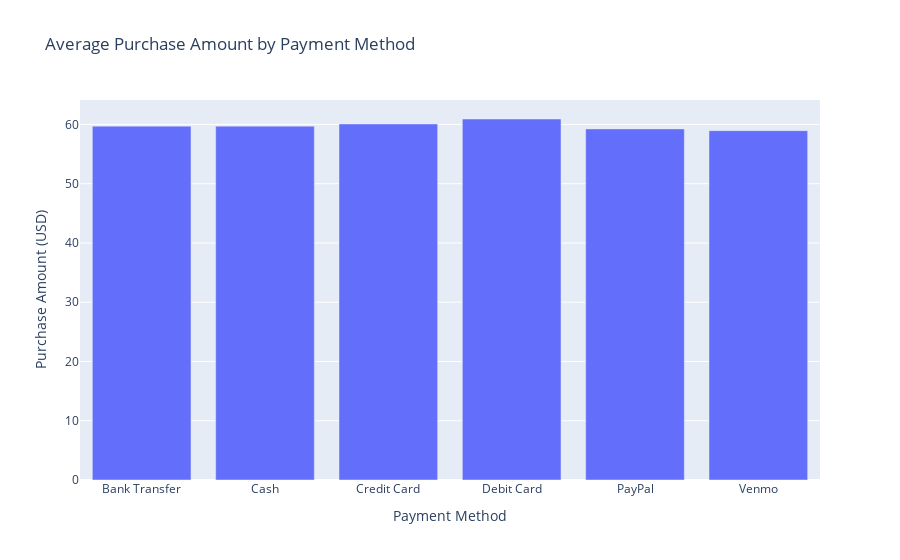

Notebook cell for this chart:
### Markdown cell above
3. **Visualize Popular Payment Methods**: We can create a bar chart to visualize the average purchase amount across different payment methods. This will help us clearly identify the most popular payment method based on customer spending.

### Code cell
# Create a bar plot to visualize the average purchase amounts for each payment method
fig = px.bar(shop_groupby, x='Payment Method', y='Purchase Amount (USD)', title='Average Purchase Amount by Payment Method')
fig.show()

### Figure 1 — Plotly figure (JSON) as saved in the notebook; plotly's stock layout.template omitted (floating-point values rounded to 4 significant figures)
{"data": [{"alignmentgroup": "True", "hovertemplate": "Payment Method=%{x}<br>Purchase Amount (USD)=%{y}<extra></extra>", "legendgroup": "", "marker": {"color": "#636efa", "pattern": {"shape": ""}}, "name": "", "offsetgroup": "", "orientation": "v", "showlegend": false, "textposition": "auto", "type": "bar", "x": ["Bank Transfer", "Cash", "Credit Card", "Debit Card", "PayPal", "Venmo"], "xaxis": "x", "y": [59.71, 59.7, 60.07, 60.92, 59.25, 58.95], "yaxis": "y"}], "layout": {"barmode": "relative", "legend": {"tracegroupgap": 0}, "title": {"text": "Average Purchase Amount by Payment Method"}, "xaxis": {"anchor": "y", "domain": [0, 1], "title": {"text": "Payment Method"}}, "yaxis": {"anchor": "x", "domain": [0, 1], "title": {"text": "Purchase Amount (USD)"}}}}
